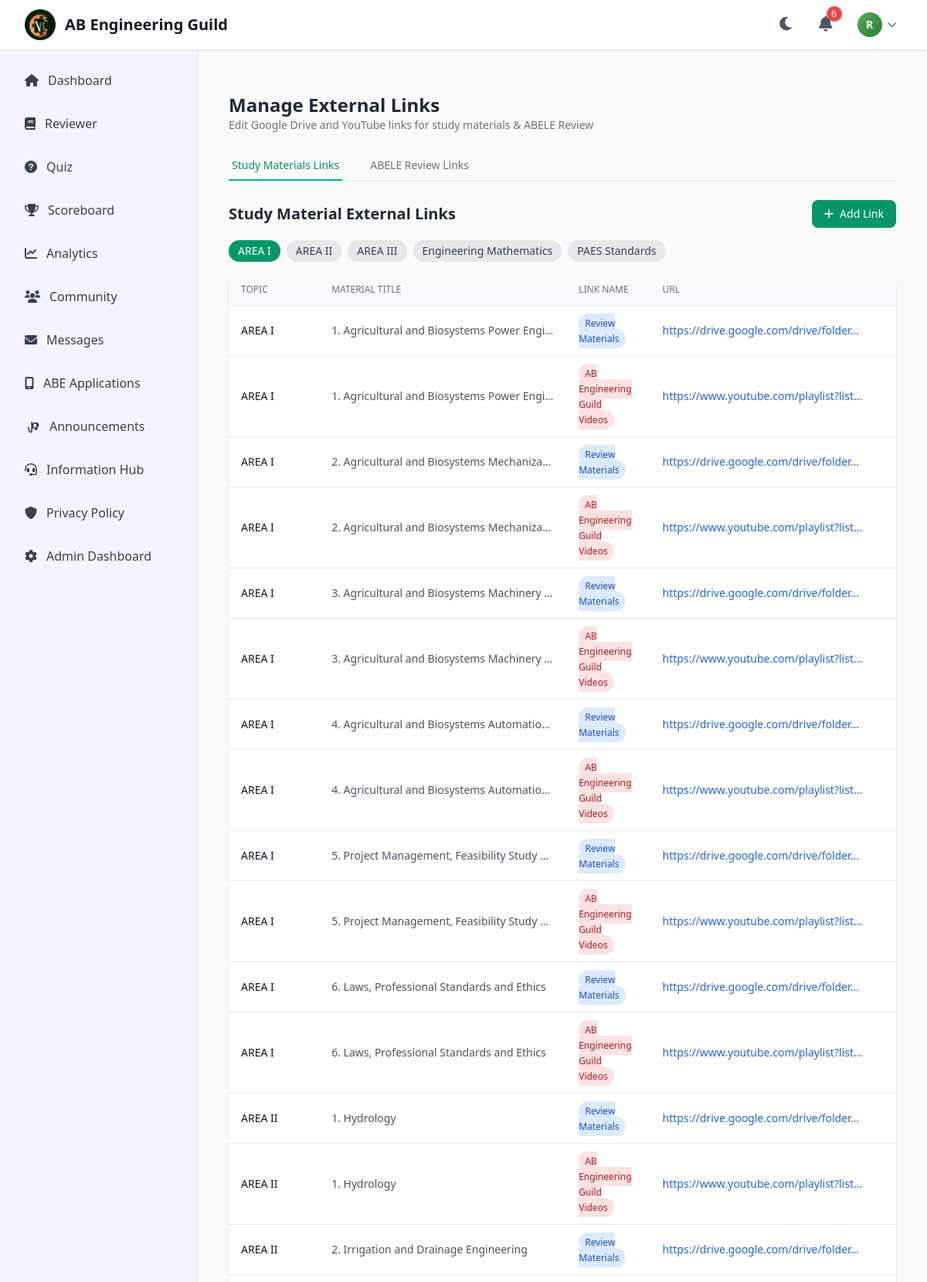
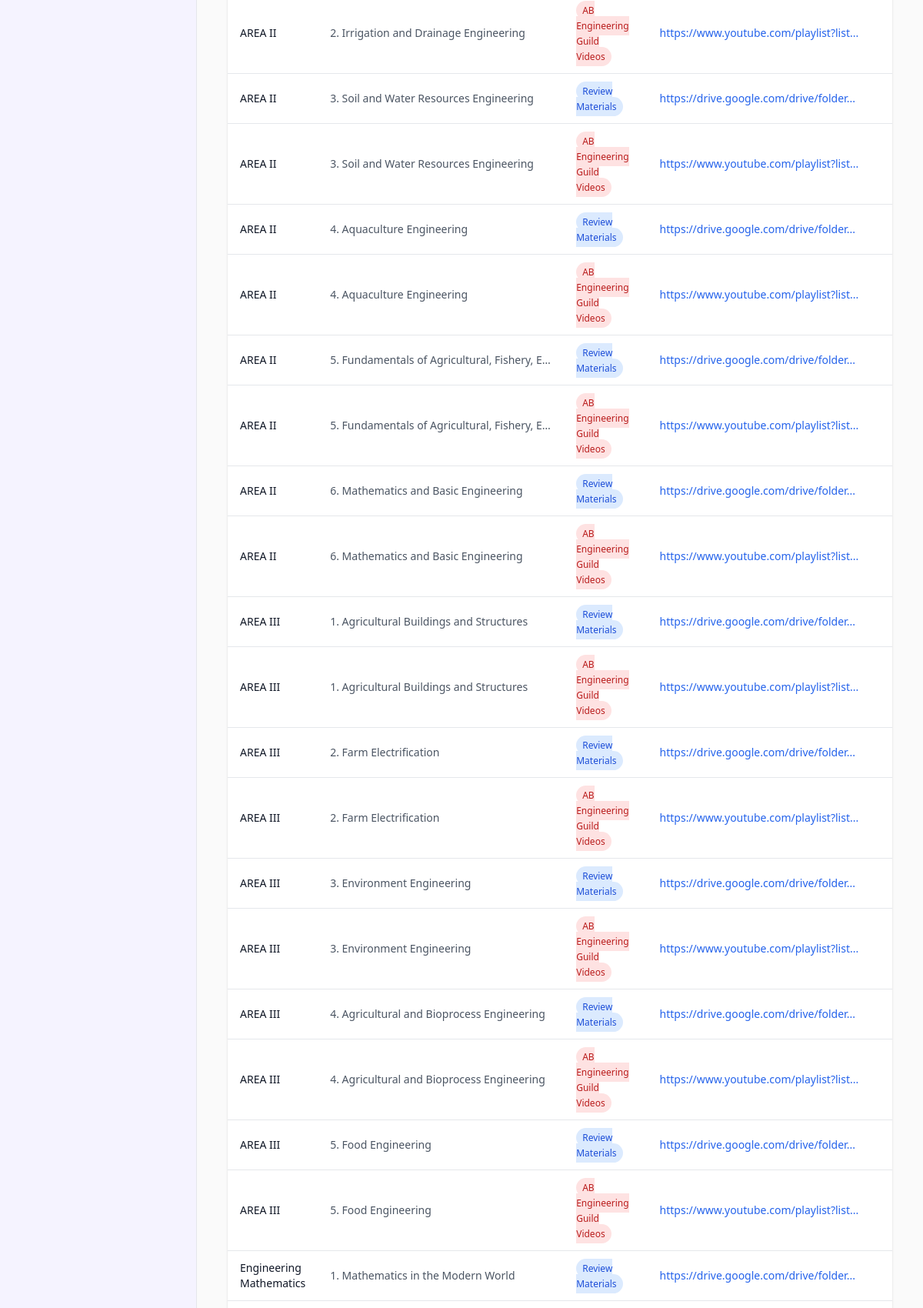
/admin/manage-links (signed in, upper part), run on the app's committed database (2 pictures, top to bottom).
### app/models.py (models this page shows, shortened)
class User(UserMixin, db.Model):
    __tablename__ = 'user'
    id = db.Column(db.Integer, primary_key=True)
    name = db.Column(db.String(100), nullable=False)
    email = db.Column(db.String(120), unique=True, nullable=False)
    password_hash = db.Column(db.String(128))
    reset_token = db.Column(db.String(100), nullable=True, unique=True)
    reset_token_expiry = db.Column(db.DateTime, nullable=True)
    recovery_key_hash = db.Column(db.String(128), nullable=True)
    profile_picture = db.Column(db.String(255), nullable=True, default='default_profile.png')
    cover_photo = db.Column(db.String(255), nullable=True, default='default_cover.jpg')
    bio = db.Column(db.Text, nullable=True)
    location = db.Column(db.String(100), nullable=True)
    website = db.Column(db.String(200), nullable=True)
    created_at = db.Column(db.DateTime, default=datetime.utcnow)
    is_admin = db.Column(db.Boolean, default=False)
    last_seen = db.Column(db.DateTime, default=datetime.utcnow)
    notification_preferences = db.Column(db.Text, default='{}')
    email_notifications = db.Column(db.Boolean, default=True)
    push_notifications = db.Column(db.Boolean, default=True)
    friends = db.relationship('Friendship',
                            foreign_keys='Friendship.user_id',
                            backref='user', lazy=True)
    friend_of = db.relationship('Friendship',
                              foreign_keys='Friendship.friend_id',
                              backref='friend', lazy=True)
    sent_messages = db.relationship('Message',
                                  foreign_keys='Message.sender_id',
                                  backref='sender', lazy=True)
    received_messages = db.relationship('Message',
                                      foreign_keys='Message.receiver_id',
                                      backref='receiver', lazy=True)
    sent_friend_requests = db.relationship('FriendRequest',
                                         foreign_keys='FriendRequest.sender_id',
                                         backref='sender', lazy=True)
    received_friend_requests = db.relationship('FriendRequest',
                                             foreign_keys='FriendRequest.receiver_id',
                                             backref='receiver', lazy=True)
    study_plans = db.relationship('StudyPlan', backref='user', lazy=True)
    learning_goals = db.relationship('LearningGoal', backref='user', lazy=True)
    posts = db.relationship('Post', backref='author', lazy=True, foreign_keys='Post.user_id')
    comments = db.relationship('Comment', backref='author', lazy=True, foreign_keys='Comment.user_id')
    post_likes = db.relationship('PostLike', backref='user', lazy=True, foreign_keys='PostLike.user_id')
    comment_likes = db.relationship('CommentLike', backref='user', lazy=True, foreign_keys='CommentLike.user_id')
    post_shares = db.relationship('PostShare', backref='user', lazy=True, foreign_keys='PostShare.user_id')
    conversations_as_user1 = db.relationship('Conversation',
                                           foreign_keys='Conversation.user1_id',
                                           backref='user1', lazy=True)
    conversations_as_user2 = db.relationship('Conversation',
                                           foreign_keys='Conversation.user2_id',
                                           backref='user2', lazy=True)
    group_memberships = db.relationship('GroupMember', backref='user', lazy=True)
    def get_unread_notifications_count(self):
        return Notification.query.filter_by(user_id=self.id, is_read=False).count()
    def get_recent_notifications(self, limit=5):
        return Notification.query.filter_by(user_id=self.id).order_by(
            Notification.created_at.desc()
        ).limit(limit).all()

class MaterialLink(db.Model):
    __tablename__ = 'material_link'
    id = db.Column(db.Integer, primary_key=True)
    material_id = db.Column(db.Integer, nullable=False, default=0)  # <-- MAKE SURE THIS LINE EXISTS
    topic_name = db.Column(db.String(100), nullable=False)
    material_title = db.Column(db.String(300), nullable=False)
    link_name = db.Column(db.String(100), nullable=False)
    link_url = db.Column(db.String(500), nullable=False)
    link_type = db.Column(db.String(50), default='google_drive')
    display_order = db.Column(db.Integer, default=0)
    created_at = db.Column(db.DateTime, default=datetime.utcnow)
    updated_at = db.Column(db.DateTime, default=datetime.utcnow, onupdate=datetime.utcnow)

### app/admin/routes.py (the view)
@admin_bp.route('/manage-links')
@login_required
def manage_links():
    if not current_user.is_admin:
        flash('Access denied', 'danger')
        return redirect(url_for('main.dashboard'))
    material_links = MaterialLink.query.order_by(MaterialLink.topic_name, MaterialLink.display_order).all()
    abele_links = ABELELink.query.order_by(ABELELink.display_order).all()
    topics = ['AREA I', 'AREA II', 'AREA III', 'Engineering Mathematics', 'PAES Standards']
    return render_template('admin/manage_links.html',
                         material_links=material_links,
                         abele_links=abele_links,
                         topics=topics,
                         title='Manage Links')

### app/models.py (called while the page is built)
@login_manager.user_loader
def load_user(user_id):
    return User.query.get(int(user_id))

    def get_time_ago(self):
        now = datetime.utcnow()
        diff = now - self.created_at
        if diff.days > 0:
            return f"{diff.days}d ago"
        elif diff.seconds > 3600:
            return f"{diff.seconds // 3600}h ago"
        elif diff.seconds > 60:
            return f"{diff.seconds // 60}m ago"
        else:
            return "Just now"

### app/templates/admin/manage_links.html (shortened to what this page needs)
{% extends "base.html" %}
{% block content %}
<div class="container mx-auto px-4 py-8">
    <div class="mb-6">
        <h1 class="text-2xl font-bold text-gray-800">Manage External Links</h1>
        <p class="text-gray-500 text-sm">Edit Google Drive and YouTube links for study materials & ABELE Review</p>
    </div>
    <div class="border-b border-gray-200 mb-6">
        <nav class="flex space-x-8">
            <button onclick="showTab('materials')" id="tab-materials" class="py-2 px-1 border-b-2 font-medium text-sm transition-all border-green-500 text-green-600">
                Study Materials Links
            </button>
            <button onclick="showTab('abele')" id="tab-abele" class="py-2 px-1 border-b-2 font-medium text-sm transition-all border-transparent text-gray-500 hover:text-gray-700 hover:border-gray-300">
                ABELE Review Links
            </button>
        </nav>
    </div>
    <div id="materials-tab">
        <div class="flex justify-between items-center mb-4">
            <h2 class="text-xl font-semibold text-gray-800">Study Material External Links</h2>
            <button onclick="openMaterialModal()" class="bg-green-600 hover:bg-green-700 text-white px-4 py-2 rounded-lg text-sm flex items-center gap-2">
                <i class="fas fa-plus"></i> Add Link
            </button>
        </div>
        <div class="mb-4 flex gap-2 flex-wrap">
            {% for topic in topics %}
            <button onclick="filterByTopic('{{ topic }}')" id="filter-{{ topic|replace(' ', '_') }}"
                    class="px-3 py-1 rounded-full text-sm transition-all {% if loop.first %}bg-green-600 text-white{% else %}bg-gray-200 text-gray-700 hover:bg-gray-300{% endif %}">
                {{ topic }}
            </button>
            {% endfor %}
        </div>
        <div class="bg-white rounded-xl shadow overflow-hidden">
            <div class="overflow-x-auto">
                <table class="min-w-full divide-y divide-gray-200">
                    <thead class="bg-gray-50">
                        <tr>
                            <th class="px-4 py-3 text-left text-xs font-medium text-gray-500 uppercase">Topic</th>
                            <th class="px-4 py-3 text-left text-xs font-medium text-gray-500 uppercase">Material Title</th>
                            <th class="px-4 py-3 text-left text-xs font-medium text-gray-500 uppercase">Link Name</th>
                            <th class="px-4 py-3 text-left text-xs font-medium text-gray-500 uppercase">URL</th>
                        </tr>
                    </thead>
                    <tbody id="links-table" class="bg-white divide-y divide-gray-200">
                        {% for link in material_links %}
                        <tr data-topic="{{ link.topic_name }}">
                            <td class="px-4 py-3 text-sm font-medium text-gray-900">{{ link.topic_name }}</td>
                            <td class="px-4 py-3 text-sm text-gray-600 max-w-xs truncate">{{ link.material_title }}</td>
                            <td class="px-4 py-3 text-sm">
                                <span class="px-2 py-1 text-xs rounded-full {% if 'Review' in link.link_name %}bg-blue-100 text-blue-700{% else %}bg-red-100 text-red-700{% endif %}">
                                    {{ link.link_name }}
                                </span>
                            </td>
                            <td class="px-4 py-3 text-sm text-blue-600 truncate max-w-xs">
                                <a href="{{ link.link_url }}" target="_blank" class="hover:underline">{{ link.link_url|truncate(40) }}</a>
                            </td>
                        </tr>
                        {% endfor %}
                    </tbody>
                </table>
            </div>
        </div>
    </div>
</div>
{% endblock %}

### app/templates/components/header.html (shortened to what this page needs)
<header class="bg-white shadow-sm border-b border-gray-200 sticky top-0 z-40">
    <div class="w-full px-4 sm:px-6 lg:px-8">
        <div class="flex justify-between items-center h-16">
            <div class="flex items-center">
                <div class="flex-shrink-0">
                    <div class="w-10 h-10 rounded-full flex items-center justify-center overflow-hidden">
                        <img src="{{ url_for('static', filename='img/logo.png') }}"
                             class="w-full h-full object-cover" alt="AB Engineering Guild">
                    </div>
                </div>
                <div class="flex-shrink-0 ml-3">
                    <h1 class="text-xl font-bold text-gray-900">AB Engineering Guild</h1>
                </div>
            </div>
            <div class="flex items-center space-x-4">
    <button id="darkModeToggle"
            class="p-2 text-gray-600 hover:text-gray-800 dark:text-gray-400 dark:hover:text-gray-200 transition-colors duration-200 rounded-lg hover:bg-gray-100 dark:hover:bg-gray-700">
        <i id="darkModeIcon" class="fas fa-moon text-xl"></i>
    </button>
                <div class="relative" x-data="{ open: false }">
                    <button @click="open = !open"
                            class="p-2 text-gray-600 hover:text-gray-800 transition-colors duration-200 relative">
                        <i class="fas fa-bell text-xl"></i>
                        {% if current_user.get_unread_notifications_count() > 0 %}
                            <span class="notification-badge absolute -top-1 -right-1 bg-red-500 text-white text-xs rounded-full h-5 w-5 flex items-center justify-center">
                                {{ current_user.get_unread_notifications_count() }}
                            </span>
                        {% endif %}
                    </button>
                </div>
                <div class="relative" id="header-user-dropdown">
                    <button class="flex items-center space-x-2 p-2 text-gray-600 hover:text-gray-800 transition-colors duration-200"
                            id="header-dropdown-trigger">
                        <div class="w-8 h-8 rounded-full flex items-center justify-center flex-shrink-0 overflow-hidden" style="background: linear-gradient(135deg, #4CAF50 0%, #2E7D32 100%);">
                            {% if current_user.profile_picture and current_user.profile_picture != 'default_profile.png' %}
                            <img src="{{ url_for('static', filename='uploads/profile_pictures/' + current_user.profile_picture) }}"
                                 class="w-8 h-8 rounded-full object-cover">
                            {% else %}
                            <span class="text-white text-sm font-semibold">
                                {{ current_user.name[0]|upper if current_user.name else 'U' }}
                            </span>
                            {% endif %}
                        </div>
                        <i class="fas fa-chevron-down text-xs text-gray-500"></i>
                    </button>
                </div>
            </div>
        </div>
    </div>
</header>

### app/templates/base.html (style rules this page uses)
html, body { margin: 0; padding: 0; }
html { background-color: #0f0f1a !important; }
body { background-color: #0f0f1a !important; }
*, *::before, *::after { transition-property: none !important; }
html.light-mode, html.light-mode body { background-color: #fafafa !important; }
* { transition-property: none !important; }
:root { --lavender-light: #f5f3ff; --lavender-medium: #ede9fe; --lavender-dark: #ddd6fe; --peach-accent: #fed7aa; --blue-accent: #93c5fd; --purple-accent: #c4b5fd; }
body { background-color: inherit; }
html.light-mode body { background-color: #fafafa; }
.sticky { position: sticky; top: 1.5rem; }

### data on the page
User: name "R"
MaterialLink: topic_name "AREA I", material_title "1. Agricultural and Biosystems Power Engi…", link_name "Review Materials", link_url "https://drive.google.com/drive/folder..."
MaterialLink: topic_name "AREA I", material_title "1. Agricultural and Biosystems Power Engi…", link_name "AB Engineering Guild Videos", link_url "https://www.youtube.com/playlist?list..."
MaterialLink: topic_name "AREA I", material_title "2. Agricultural and Biosystems Mechaniza…", link_name "Review Materials", link_url "https://drive.google.com/drive/folder..."
MaterialLink: topic_name "AREA I", material_title "2. Agricultural and Biosystems Mechaniza…", link_name "AB Engineering Guild Videos", link_url "https://www.youtube.com/playlist?list..."
MaterialLink: topic_name "AREA I", material_title "3. Agricultural and Biosystems Machinery…", link_name "Review Materials", link_url "https://drive.google.com/drive/folder..."
MaterialLink: topic_name "AREA I", material_title "3. Agricultural and Biosystems Machinery…", link_name "AB Engineering Guild Videos", link_url "https://www.youtube.com/playlist?list..."
MaterialLink: topic_name "AREA I", material_title "4. Agricultural and Biosystems Automatio…", link_name "Review Materials", link_url "https://drive.google.com/drive/folder..."
MaterialLink: topic_name "AREA I", material_title "4. Agricultural and Biosystems Automatio…", link_name "AB Engineering Guild Videos", link_url "https://www.youtube.com/playlist?list..."
MaterialLink: topic_name "AREA I", material_title "5. Project Management, Feasibility Study…", link_name "Review Materials", link_url "https://drive.google.com/drive/folder..."
MaterialLink: topic_name "AREA I", material_title "5. Project Management, Feasibility Study…", link_name "AB Engineering Guild Videos", link_url "https://www.youtube.com/playlist?list..."
MaterialLink: topic_name "AREA I", material_title "6. Laws, Professional Standards and Ethics", link_name "Review Materials", link_url "https://drive.google.com/drive/folder..."
MaterialLink: topic_name "AREA I", material_title "6. Laws, Professional Standards and Ethics", link_name "AB Engineering Guild Videos", link_url "https://www.youtube.com/playlist?list..."
MaterialLink: topic_name "AREA II", material_title "1. Hydrology", link_name "Review Materials", link_url "https://drive.google.com/drive/folder..."
MaterialLink: topic_name "AREA II", material_title "1. Hydrology", link_name "AB Engineering Guild Videos", link_url "https://www.youtube.com/playlist?list..."
MaterialLink: topic_name "AREA II", material_title "2. Irrigation and Drainage Engineering", link_name "Review Materials", link_url "https://drive.google.com/drive/folder..."
MaterialLink: topic_name "AREA II", material_title "2. Irrigation and Drainage Engineering", link_name "AB Engineering Guild Videos", link_url "https://www.youtube.com/playlist?list..."
MaterialLink: topic_name "AREA II", material_title "3. Soil and Water Resources Engineering", link_name "Review Materials", link_url "https://drive.google.com/drive/folder..."
MaterialLink: topic_name "AREA II", material_title "3. Soil and Water Resources Engineering", link_name "AB Engineering Guild Videos", link_url "https://www.youtube.com/playlist?list..."
MaterialLink: topic_name "AREA II", material_title "4. Aquaculture Engineering", link_name "Review Materials", link_url "https://drive.google.com/drive/folder..."
MaterialLink: topic_name "AREA II", material_title "4. Aquaculture Engineering", link_name "AB Engineering Guild Videos", link_url "https://www.youtube.com/playlist?list..."
MaterialLink: topic_name "AREA II", material_title "5. Fundamentals of Agricultural, Fishery, E…", link_name "Review Materials", link_url "https://drive.google.com/drive/folder..."
MaterialLink: topic_name "AREA II", material_title "5. Fundamentals of Agricultural, Fishery, E…", link_name "AB Engineering Guild Videos", link_url "https://www.youtube.com/playlist?list..."
MaterialLink: topic_name "AREA II", material_title "6. Mathematics and Basic Engineering", link_name "Review Materials", link_url "https://drive.google.com/drive/folder..."
MaterialLink: topic_name "AREA II", material_title "6. Mathematics and Basic Engineering", link_name "AB Engineering Guild Videos", link_url "https://www.youtube.com/playlist?list..."
MaterialLink: topic_name "AREA III", material_title "1. Agricultural Buildings and Structures", link_name "Review Materials", link_url "https://drive.google.com/drive/folder..."
MaterialLink: topic_name "AREA III", material_title "1. Agricultural Buildings and Structures", link_name "AB Engineering Guild Videos", link_url "https://www.youtube.com/playlist?list..."
MaterialLink: topic_name "AREA III", material_title "2. Farm Electrification", link_name "Review Materials", link_url "https://drive.google.com/drive/folder..."
MaterialLink: topic_name "AREA III", material_title "2. Farm Electrification", link_name "AB Engineering Guild Videos", link_url "https://www.youtube.com/playlist?list..."
MaterialLink: topic_name "AREA III", material_title "3. Environment Engineering", link_name "Review Materials", link_url "https://drive.google.com/drive/folder..."
MaterialLink: topic_name "AREA III", material_title "3. Environment Engineering", link_name "AB Engineering Guild Videos", link_url "https://www.youtube.com/playlist?list..."
MaterialLink: topic_name "AREA III", material_title "4. Agricultural and Bioprocess Engineering", link_name "Review Materials", link_url "https://drive.google.com/drive/folder..."
MaterialLink: topic_name "AREA III", material_title "4. Agricultural and Bioprocess Engineering", link_name "AB Engineering Guild Videos", link_url "https://www.youtube.com/playlist?list..."
MaterialLink: topic_name "AREA III", material_title "5. Food Engineering", link_name "Review Materials", link_url "https://drive.google.com/drive/folder..."
MaterialLink: topic_name "AREA III", material_title "5. Food Engineering", link_name "AB Engineering Guild Videos", link_url "https://www.youtube.com/playlist?list..."
MaterialLink: topic_name "Engineering Mathematics", material_title "1. Mathematics in the Modern World", link_name "Review Materials", link_url "https://drive.google.com/drive/folder..."

### other printed values
{{ current_user.get_unread_notifications_count() }} "6"
{{ topic }} "AREA I" "AREA II" "AREA III" "Engineering Mathematics" "PAES Standards"
